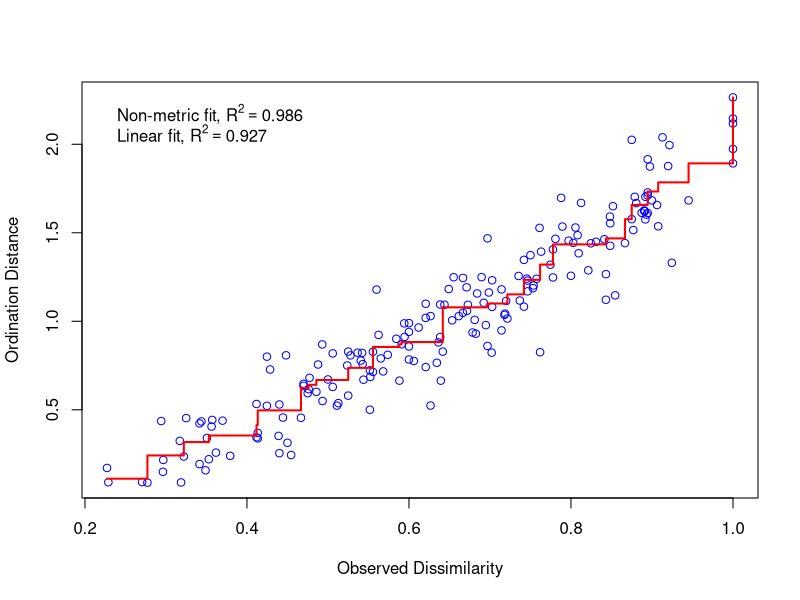
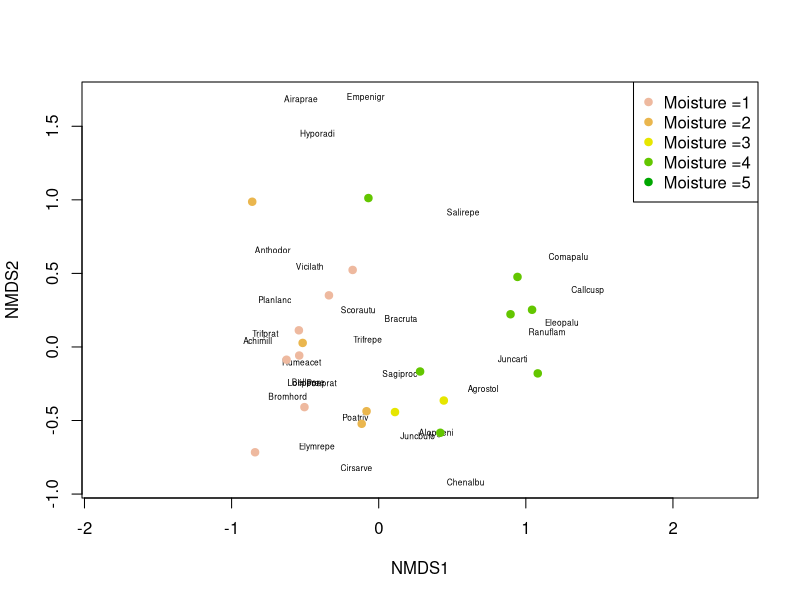
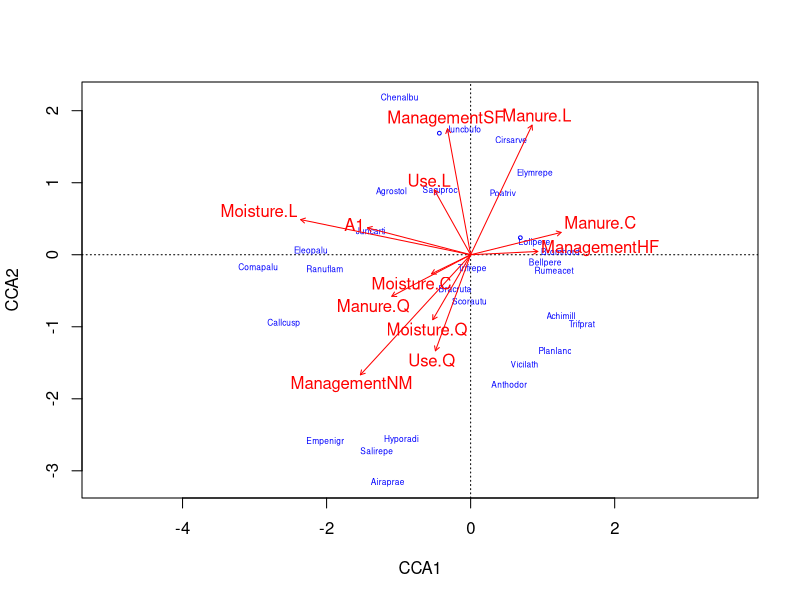
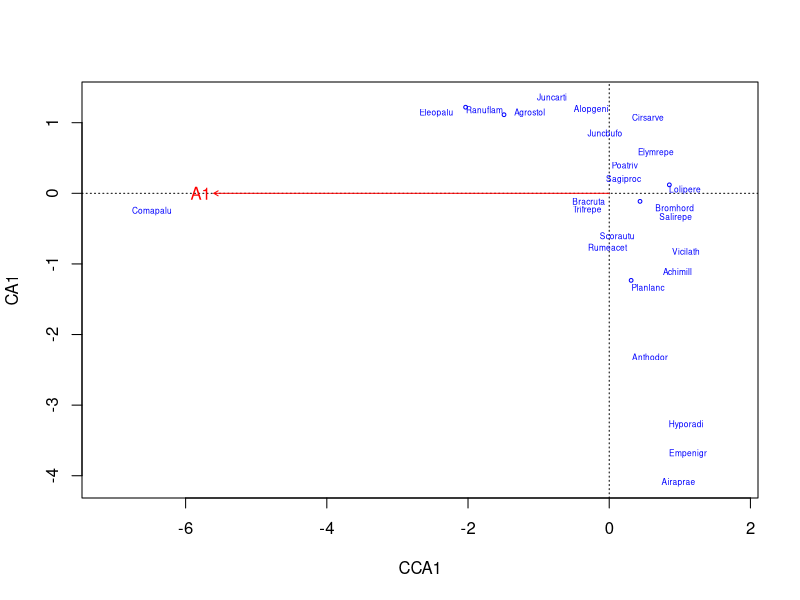
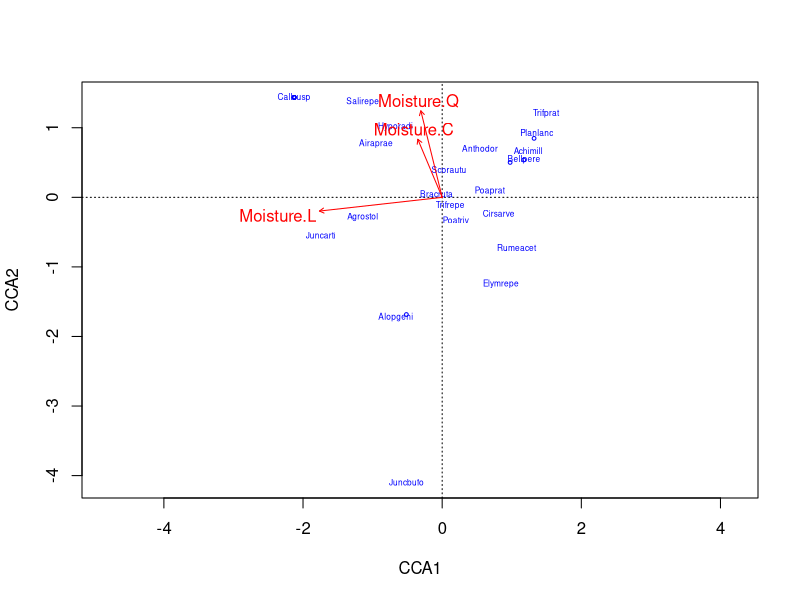
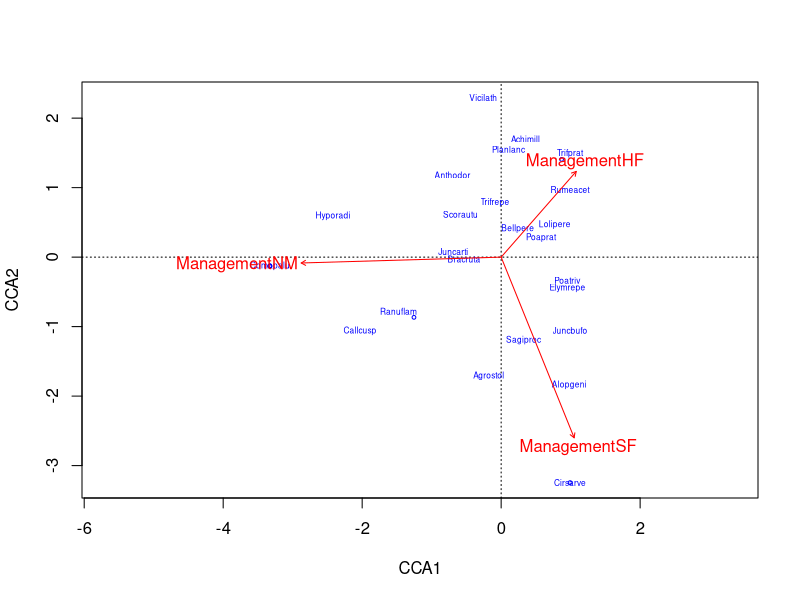
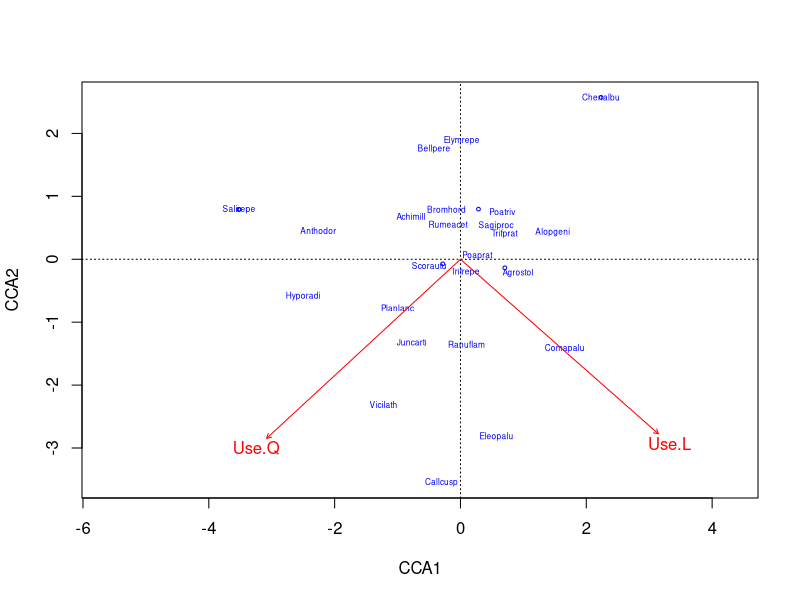
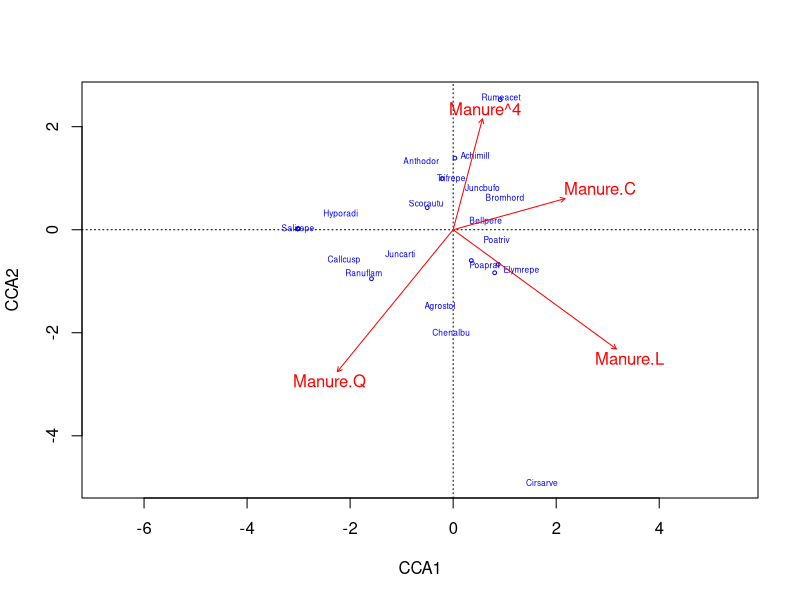

These charts were generated, in order, by the following R code:
## ---- chunk 1
library(vegan)
data(dune)
data(dune.env)
?dune
## ---- chunk 2
#make the nmds model 
#remember: 
  #NMDS Maximizes rank-order correlation between distance measures and distance in ordination        #space. Points are moved to minimize “stress”. Stress is a measure of the mismatch between the     #two kinds of distance indirect, so only a single matrix is analyzed
  #bray-curtis is default distance metric
dune_mds <- metaMDS(dune, distance = "bray")


#just for fun
stressplot(dune_mds) #shows goodness of fit of the model, close to the line = low stress value
## ---- chunk 3

    plot(dune_mds, type='n')
    text(dune_mds, 'sp', cex=.5)
    # generate vector of colors 
    color_vect = rev(terrain.colors(6))[-1]
    points(dune_mds, 'sites', pch=19, 
           col=color_vect[dune.env$Moisture])
    legend('topright', paste("Moisture =", 1:5, sep=''), 
           col=color_vect, pch=19)
## ---- chunk 4
#test of entire model
  #remember: variables are A1 (measure of soil thickness), moisture, management, use, and manure
cca_dune <- cca(dune ~ ., data=dune.env)
RsquareAdj(cca_dune, 100)
anova(cca_dune, permutations = 999)
anova(cca_dune, by='margin', permutations = 999)


plot(cca_dune, type='n', scaling=1)
orditorp(cca_dune, display='sp', cex=0.5, scaling=1, col='blue')
text(cca_dune, display='bp', col='red')

## ---- chunk 5
#test of individual explanatory variables: A1 
cca_dune_A1 <- cca(dune ~ A1, data=dune.env)
RsquareAdj(cca_dune_A1, 100)
anova(cca_dune_A1, permutations = 999)
anova(cca_dune_A1, by='margin', permutations = 999)


plot(cca_dune_A1, type='n', scaling=1)
orditorp(cca_dune_A1, display='sp', cex=0.5, scaling=1, col='blue')
text(cca_dune_A1, display='bp', col='red')
## ---- chunk 6
#test of individual explanatory variables: Moisture
cca_dune_moist <- cca(dune ~ Moisture, data=dune.env)
RsquareAdj(cca_dune_moist, 100)
anova(cca_dune_moist, permutations = 999)
anova(cca_dune_moist, by='margin', permutations = 999)


plot(cca_dune_moist, type='n', scaling=1)
orditorp(cca_dune_moist, display='sp', cex=0.5, scaling=1, col='blue')
text(cca_dune_moist, display='bp', col='red')
## ---- chunk 7
#test of individual explanatory variables: Management
cca_dune_mgmt <- cca(dune ~ Management, data=dune.env)
RsquareAdj(cca_dune_mgmt, 100)
anova(cca_dune_mgmt, permutations = 999)
anova(cca_dune_mgmt, by='margin', permutations = 999)


plot(cca_dune_mgmt, type='n', scaling=1)
orditorp(cca_dune_mgmt, display='sp', cex=0.5, scaling=1, col='blue')
text(cca_dune_mgmt, display='bp', col='red')
## ---- chunk 8
#test of individual explanatory variables: Use
cca_dune_use <- cca(dune ~ Use, data=dune.env)
RsquareAdj(cca_dune_use, 100)
anova(cca_dune_use, permutations = 999)
anova(cca_dune_use, by='margin', permutations = 999)


plot(cca_dune_use, type='n', scaling=1)
orditorp(cca_dune_use, display='sp', cex=0.5, scaling=1, col='blue')
text(cca_dune_use, display='bp', col='red')
## ---- chunk 9
#test of individual explanatory variables: Manure
cca_dune_manure <- cca(dune ~ Manure, data=dune.env)
RsquareAdj(cca_dune_manure, 100)
anova(cca_dune_manure, permutations = 999)
anova(cca_dune_manure, by='margin', permutations = 999)


plot(cca_dune_manure, type='n', scaling=1)
orditorp(cca_dune_manure, display='sp', cex=0.5, scaling=1, col='blue')
text(cca_dune_manure, display='bp', col='red')
